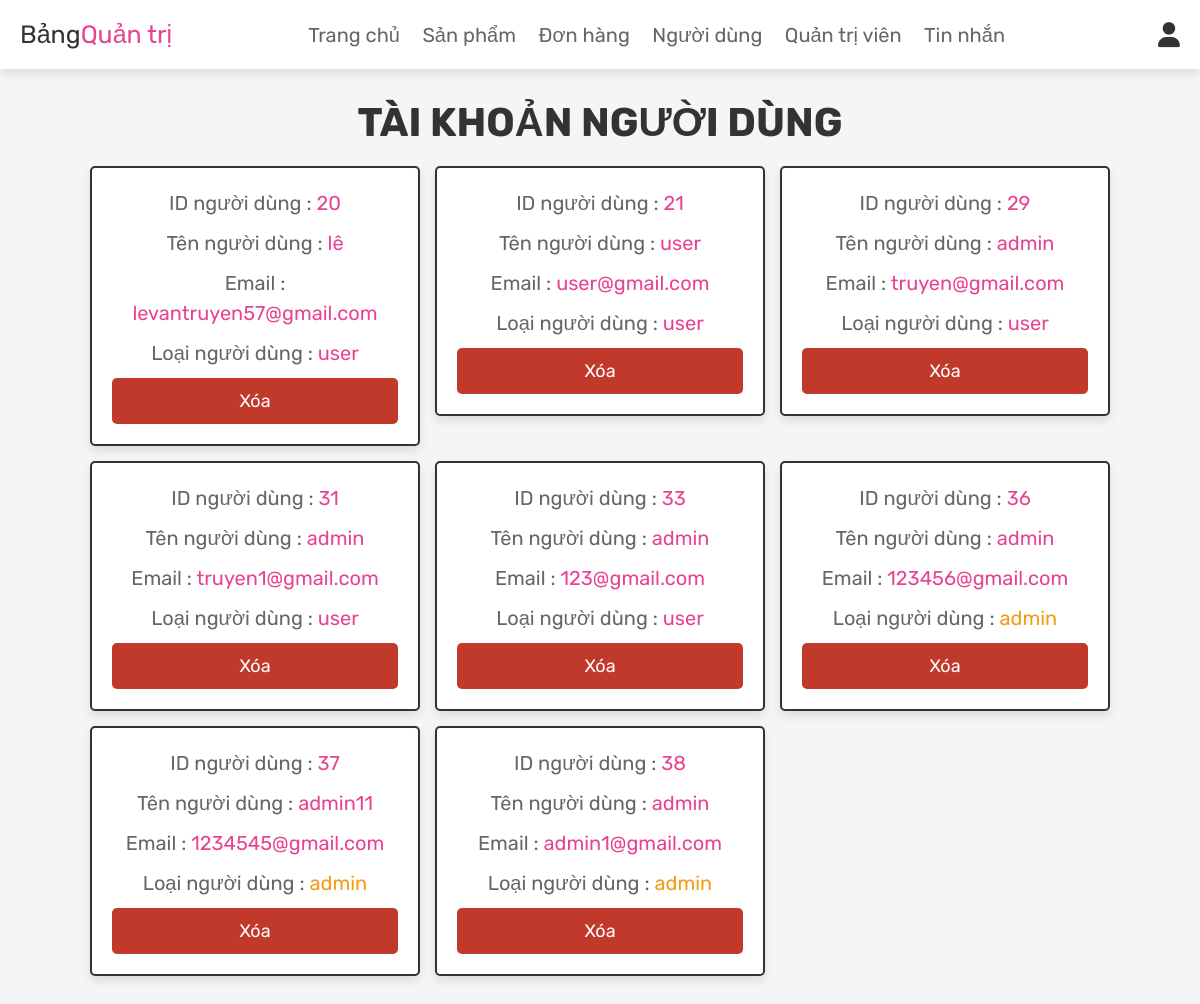
Screenshot of /admin_users.php (signed in) with the database file from the repository.
### tables this page shows
CREATE TABLE `users` (
  `id` int(100) NOT NULL,
  `name` varchar(100) NOT NULL,
  `email` varchar(100) NOT NULL,
  `password` varchar(100) NOT NULL,
  `user_type` varchar(20) NOT NULL,
  `sex` varchar(20) NOT NULL
);

### admin_users.php (the view, shortened to what this page needs)
<?php
@include 'config.php';
?>
<!DOCTYPE html>
<html lang="vi">
<head>
   <link rel="stylesheet" href="https://cdnjs.cloudflare.com/ajax/libs/font-awesome/6.0.0/css/all.min.css">
   <link rel="stylesheet" href="css/admin_style.css">
</head>
<body>
<?php @include 'admin_header.php'; ?>
<section class="users">
   <h1 class="title">Tài khoản người dùng</h1>
   <div class="box-container">
      <?php
         $select_users = mysqli_query($conn, "SELECT * FROM `users`") or die('Lỗi truy vấn');
         if(mysqli_num_rows($select_users) > 0){
            while($fetch_users = mysqli_fetch_assoc($select_users)){
      ?>
      <div class="box">
         <p>ID người dùng : <span><?php echo $fetch_users['id']; ?></span></p>
         <p>Tên người dùng : <span><?php echo $fetch_users['name']; ?></span></p>
         <p>Email : <span><?php echo $fetch_users['email']; ?></span></p>
         <p>Loại người dùng : <span style="color:<?php if($fetch_users['user_type'] == 'admin'){ echo 'var(--orange)'; }; ?>"><?php echo $fetch_users['user_type']; ?></span></p>
         <a href="admin_users.php?delete=<?php echo $fetch_users['id']; ?>" onclick="return confirm('Xóa người dùng này?');" class="delete-btn">Xóa</a>
      </div>
      <?php
         }
      }
      ?>
   </div>
</section>
</body>
</html>

### css/admin_style.css (style rules this page uses)
:root { --pink:#e84393; --red:#c0392b; --orange:#f39c12; --black:#333; --white:#fff; --light-color:#666; --light-white:#ccc; --light-bg:#f5f5f5; --border:.2rem solid var(--black); --box-shadow:0 .5rem 1rem rgba(0,0,0,.1); }
* { font-family: 'Rubik', sans-serif; margin:0; padding:0; box-sizing: border-box; outline: none; border:none; text-decoration: none; transition:all .2s linear; }
html { font-size: 62.5%; overflow-x: hidden; scroll-behavior: smooth; scroll-padding-top: 6.5rem; }
body { background: var(--light-bg); }
section { padding:3rem 2rem; }
.title { text-align: center; margin-bottom: 2rem; color:var(--black); text-transform: uppercase; font-size: 4rem; }
.btn, .delete-btn, .option-btn { display: inline-block; border-radius: .5rem; margin-top: 1rem; font-size: 1.8rem; color:var(--white); cursor: pointer; padding:1rem 3rem; text-transform: capitalize; }
.delete-btn { background-color: var(--red); }
.users .box-container { display: grid; grid-template-columns: repeat(auto-fit, 33rem); gap:1.5rem; align-items: flex-start; max-width: 1200px; margin: 0 auto; justify-content: center; }
.users .box-container .box { padding:2rem; border:var(--border); background-color: var(--white); box-shadow: var(--box-shadow); border-radius: .5rem; text-align: center; }
.users .box-container .box p { font-size: 2rem; color:var(--light-color); margin-bottom: 1rem; line-height: 1.5; }
.users .box-container .box p span { color:var(--pink); }
.users .box-container .box .delete-btn { margin-top: .5; }
.btn, .delete-btn, .option-btn { display: block; margin-top: 1rem; border-radius: .5rem; cursor: pointer; width: 100%; font-size: 1.8rem; color:var(--white); padding:1.2rem 3rem; text-transform: capitalize; text-align: center; }

### rows the page displays
users: id "20", name "lê", email "levantruyen57@gmail.com", user_type "user"
users: id "21", name "user", email "user@gmail.com", user_type "user"
users: id "29", name "admin", email "truyen@gmail.com", user_type "user"
users: id "31", name "admin", email "truyen1@gmail.com", user_type "user"
users: id "33", name "admin", email "123@gmail.com", user_type "user"
users: id "36", name "admin", email "123456@gmail.com", user_type "admin"
users: id "37", name "admin11", email "1234545@gmail.com", user_type "admin"
users: id "38", name "admin", email "admin1@gmail.com", user_type "admin"
